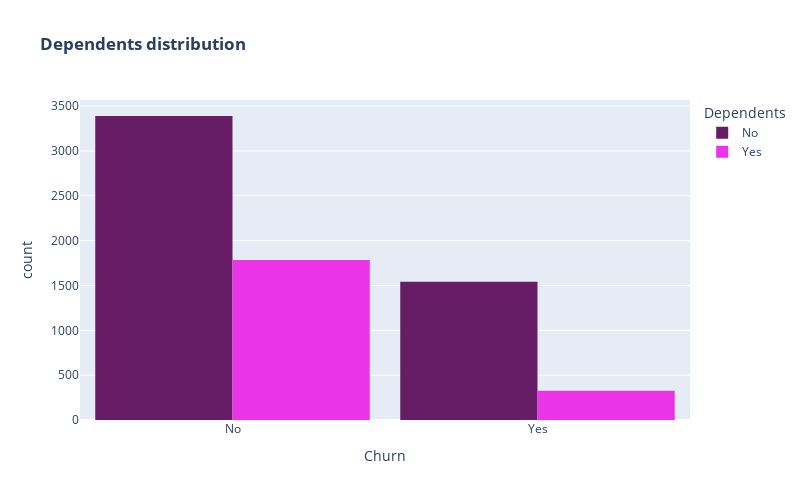

Notebook cell for this chart:
### Markdown cell above
Customers with no partners are more likely to churn.

### Code cell
# churn distribution based on dependents
color_map = {"Yes": "#eb34e8", "No": "#661d65"}
fig = px.histogram(data, x="Churn", color="Dependents", barmode="group", title="<b>Dependents distribution</b>", color_discrete_map=color_map)
fig.update_layout(width=800, height=500, bargap=0.1)
fig.show()

### Figure 1 — Plotly figure (JSON) as saved in the notebook; plotly's stock layout.template omitted (floating-point values rounded to 4 significant figures; data arrays with more than 128 entries replaced by an {"elided": "..."} marker saying what was removed)
{"data": [{"alignmentgroup": "True", "bingroup": "x", "hovertemplate": "Dependents=No<br>Churn=%{x}<br>count=%{y}<extra></extra>", "legendgroup": "No", "marker": {"color": "#661d65", "pattern": {"shape": ""}}, "name": "No", "offsetgroup": "No", "orientation": "v", "showlegend": true, "type": "histogram", "x": {"elided": "4933 str values"}, "xaxis": "x", "yaxis": "y"}, {"alignmentgroup": "True", "bingroup": "x", "hovertemplate": "Dependents=Yes<br>Churn=%{x}<br>count=%{y}<extra></extra>", "legendgroup": "Yes", "marker": {"color": "#eb34e8", "pattern": {"shape": ""}}, "name": "Yes", "offsetgroup": "Yes", "orientation": "v", "showlegend": true, "type": "histogram", "x": {"elided": "2110 str values"}, "xaxis": "x", "yaxis": "y"}], "layout": {"bargap": 0.1, "barmode": "group", "height": 500, "legend": {"title": {"text": "Dependents"}, "tracegroupgap": 0}, "title": {"text": "<b>Dependents distribution</b>"}, "width": 800, "xaxis": {"anchor": "y", "domain": [0, 1], "title": {"text": "Churn"}}, "yaxis": {"anchor": "x", "domain": [0, 1], "title": {"text": "count"}}}}
